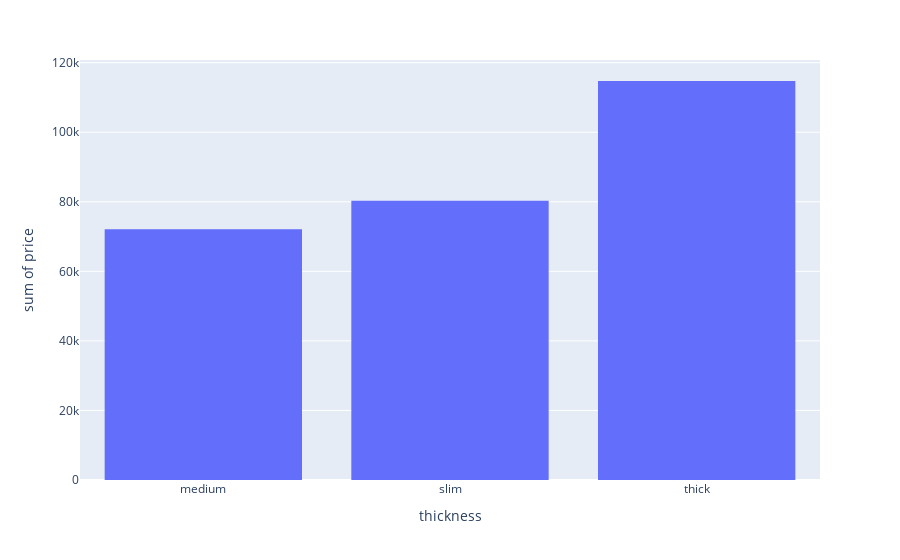

Notebook code cell kept with this figure:
### Code cell
counts=df.groupby("thickness")["price"].mean().reset_index()
px.histogram(counts,x="thickness",y="price")

### Figure 1 — Plotly figure (JSON) as saved in the notebook; plotly's stock layout.template omitted (floating-point values rounded to 4 significant figures)
{"data": [{"alignmentgroup": "True", "bingroup": "x", "histfunc": "sum", "hovertemplate": "thickness=%{x}<br>sum of price=%{y}<extra></extra>", "legendgroup": "", "marker": {"color": "#636efa", "pattern": {"shape": ""}}, "name": "", "offsetgroup": "", "orientation": "v", "showlegend": false, "type": "histogram", "x": ["medium", "slim", "thick"], "xaxis": "x", "y": [72130.0, 80340.0, 114700.0], "yaxis": "y"}], "layout": {"barmode": "relative", "legend": {"tracegroupgap": 0}, "margin": {"t": 60}, "xaxis": {"anchor": "y", "domain": [0, 1], "title": {"text": "thickness"}}, "yaxis": {"anchor": "x", "domain": [0, 1], "title": {"text": "sum of price"}}}}
